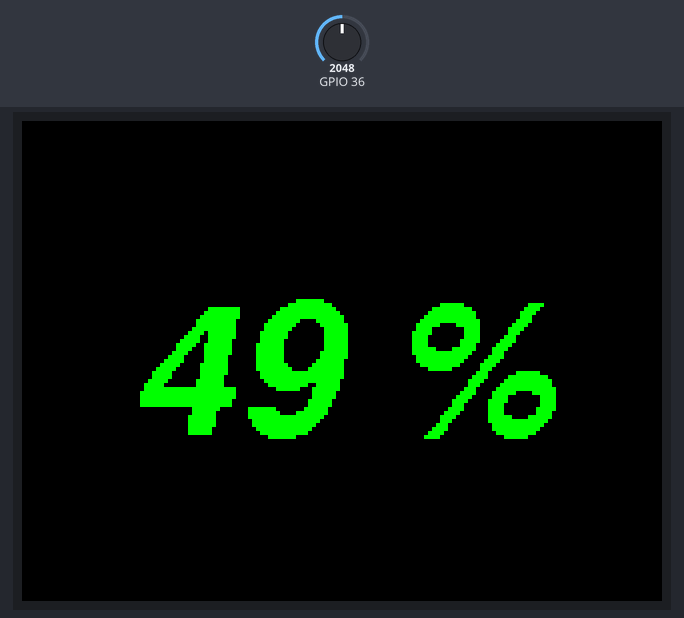
This sketch was run on a simulated ESP32. Parts: 320×240 colour display. The inputs (shaded band) are chosen by the test bench; at power-on: GPIO 36 = 2048. WiFi joins after 1.5 s; servers stay silent unless stated; no MQTT or app messages arrive unless stated; what the sketch prints to the serial monitor is not drawn.

Above: at 2.9 s.
3.0 s: GPIO 36 set to 2137
At 4.3 s:
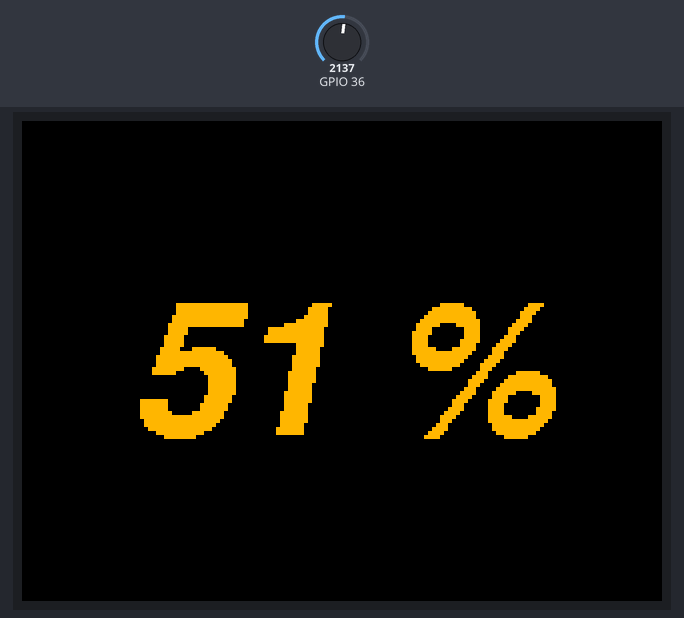
4.6 s: GPIO 36 set to 3250
At 5.8 s:
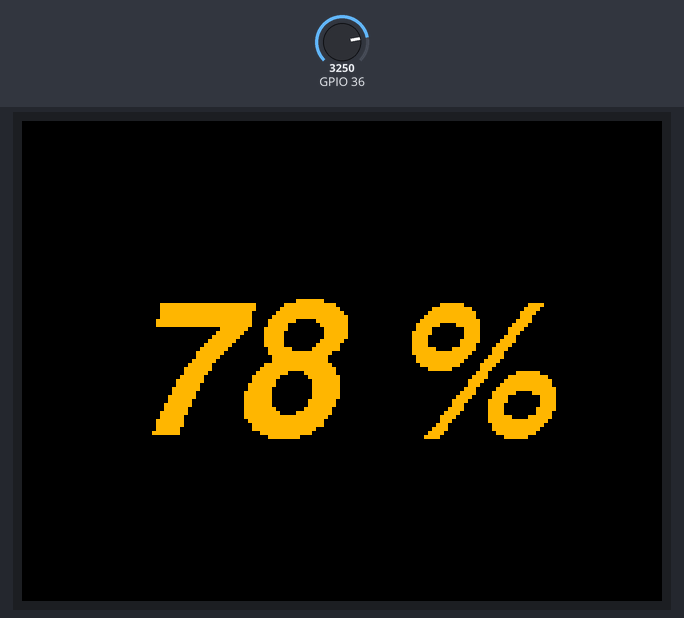
6.1 s: GPIO 36 set to 3366
At 7.4 s:
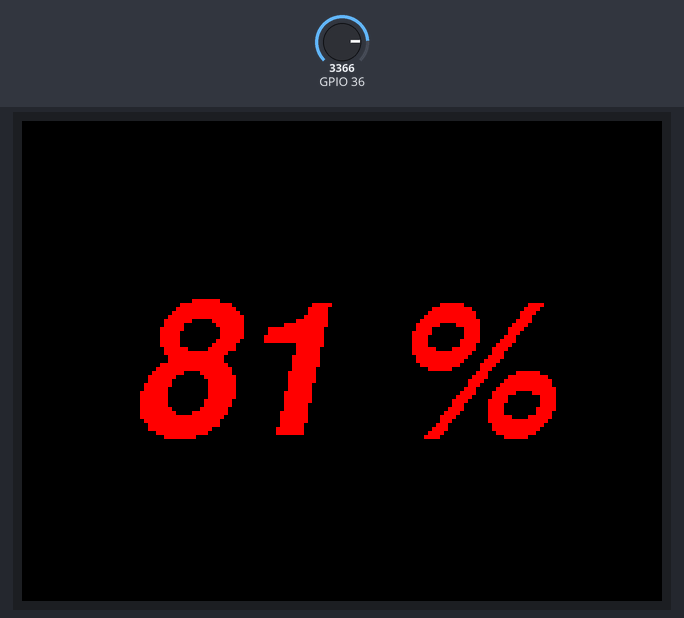
7.7 s: GPIO 36 set to 901
At 8.7 s:
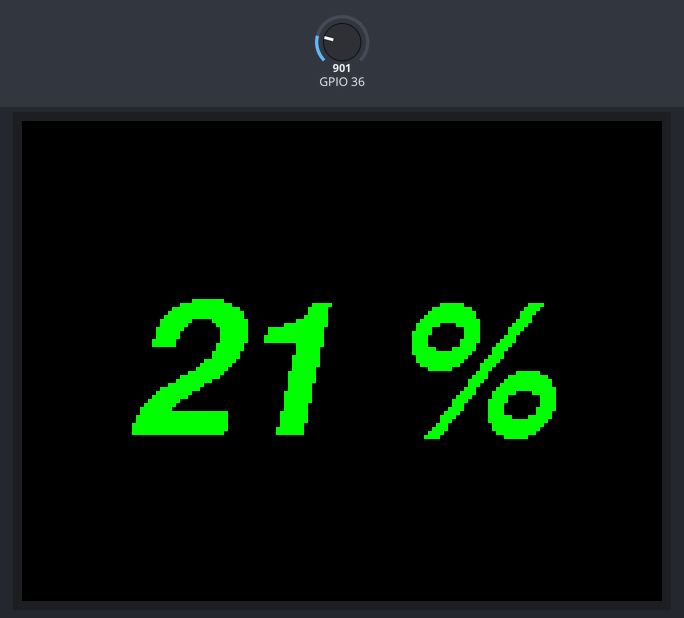
9.2 s: GPIO 36 set to 789
At 10.1 s:
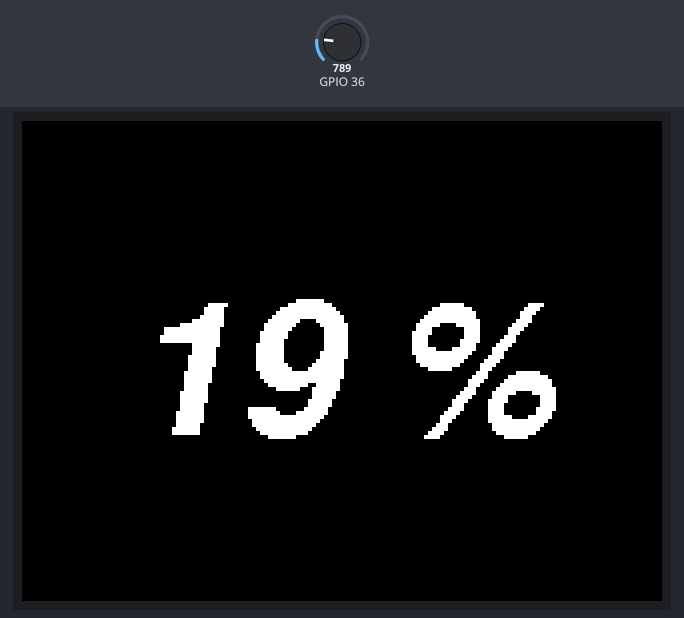
Timing chart, 0 to 12.2 s (numbered marks = the images above; inputs shaded):
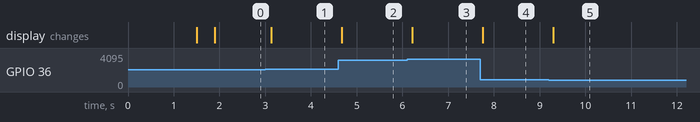

Measured:
- the behaviour switches between 2068 and 2069 on GPIO 36 (found by bisection; images 0 and 1)
- the behaviour switches between 3309 and 3310 on GPIO 36 (found by bisection; images 2 and 3)
- the behaviour switches between 828 and 827 on GPIO 36 (found by bisection; images 4 and 5)
- after the input at 3.0 s, the display: changes after 0.13 s (image 1)
- after the input at 4.6 s, the display: changes after 0.07 s (image 2)
- after the input at 6.1 s, the display: changes after 0.11 s (image 3)
- after the input at 7.7 s, the display: changes after 0.05 s (image 4)
- after the input at 9.2 s, the display: changes after 0.09 s (image 5)

The sketch:

ESP_TFT_v0.ino
```cpp
#include <PubSubClient.h>

#include <TFT_eSPI.h>
#include "FreeFonts.h"
#include <SPI.h>


#include <WiFi.h>
const char* ssid = "YecidAP";
const char* password = "autocad2013";

WiFiClient espClient;
//const char* mqtt_server = "10.41.67.206";
const char* mqtt_server = "192.168.43.1";
PubSubClient client(espClient);

using namespace std;

TFT_eSPI tft = TFT_eSPI();

#define X TFT_HEIGHT
#define Y TFT_WIDTH

void callbackMQTT(char* topic, byte* message, unsigned int length) {
  Serial.print("Message arrived on topic: ");
  Serial.print(topic);
  Serial.print(". Message: ");
  String messageTemp;

  for (int i = 0; i < length; i++) {
    Serial.print((char)message[i]);
    messageTemp += (char)message[i];
  }
  Serial.println();

  // Feel free to add more if statements to control more GPIOs with MQTT

  // If a message is received on the topic esp32/output, you check if the message is either "on" or "off".
  // Changes the output state according to the message
  if (String(topic) == "esp32/output") {
    Serial.print("Changing output to ");
    if(messageTemp == "on"){
      Serial.println("on");
    }
    else if(messageTemp == "off"){
      Serial.println("off");
    }
  }
}

void reconnect() {
  // Loop until we're reconnected
  while (!client.connected()) {
    Serial.print("Attempting MQTT connection...");
    // Attempt to connect
    if (client.connect("ESP8266Client")) {
      Serial.println("connected");
      // Subscribe
      client.subscribe("esp32/output");
    } else {
      Serial.print("failed, rc=");
      Serial.print(client.state());
      Serial.println(" try again in 5 seconds");
      // Wait 5 seconds before retrying
      delay(1000);
    }
  }
}

void setup() {
  Serial.begin(115200);

  WiFi.mode(WIFI_MODE_STA);
  WiFi.begin(ssid, password);


  while (WiFi.status() != WL_CONNECTED) {
    delay(500);
    Serial.print(".");
  }

  Serial.println("WiFi conectada.");
  Serial.println("Endereço de IP: ");
  Serial.println(WiFi.localIP());

  client.setServer(mqtt_server, 1883);
  client.setCallback(callbackMQTT);

  tft.init();
  tft.setRotation(3);
  tft.setTextDatum(MC_DATUM);


  tft.fillScreen(TFT_BLACK);
  tft.setTextColor(TFT_WHITE,TFT_BLACK);

  tft.setFreeFont(FSSBO24);
  tft.setTextSize(2);

  // tft.printf("%2d %%",7);

}

void setHumidity(int H){
  static char txt_humidity[10];

  if(H>= 00 && H< 20) tft.setTextColor(TFT_WHITE,TFT_BLACK);
  if(H>= 20 && H< 50) tft.setTextColor(TFT_GREEN,TFT_BLACK);
  if(H>= 50 && H< 80) tft.setTextColor(TFT_ORANGE,TFT_BLACK);
  if(H>= 80 && H<=99) tft.setTextColor(TFT_RED,TFT_BLACK);

  sprintf(txt_humidity," %2d %%  ",H);
  tft.drawString(txt_humidity, X/2, Y/2);
}

int getHumidity(){
  return (analogRead(36)/4095.0f)*99;
}

int H[2] = {0,-1};
void loop() {

    if (!client.connected()) {
      tft.fillScreen(TFT_BLACK);
    reconnect();
  }
  client.loop();

    if((H[0] = getHumidity()) != H[1]){
      setHumidity(H[0]);

      static char txt_mqtt[10];
      sprintf(txt_mqtt,"%2d %%",H[0]);
      client.publish("esp32/temperature", txt_mqtt );
      H[1] = H[0];
    }

    delay(100);
}
```

FreeFonts.h
```cpp
// Attach this header file to your sketch to use the GFX Free Fonts. You can write
// sketches without it, but it makes referencing them easier.

// This calls up ALL the fonts but they only get loaded if you actually
// use them in your sketch.
//
// No changes are needed to this header file unless new fonts are added to the
// library "Fonts/GFXFF" folder.
//
// To save a lot of typing long names, each font can easily be referenced in the
// sketch in three ways, either with:
//
//    1. Font file name with the & in front such as &FreeSansBoldOblique24pt7b
//       an example being:
//
//       tft.setFreeFont(&FreeSansBoldOblique24pt7b);
//
//    2. FF# where # is a number determined by looking at the list below
//       an example being:
//
//       tft.setFreeFont(FF32);
//
//    3. An abbreviation of the file name. Look at the list below to see
//       the abbreviations used, for example:
//
//       tft.setFreeFont(FSSBO24)
//
//       Where the letters mean:
//       F = Free font
//       M = Mono
//      SS = Sans Serif (double S to distinguish is form serif fonts)
//       S = Serif
//       B = Bold
//       O = Oblique (letter O not zero)
//       I = Italic
//       # =  point size, either 9, 12, 18 or 24
//
//  Setting the font to NULL will select the GLCD font:
//
//      tft.setFreeFont(NULL); // Set font to GLCD


#ifdef LOAD_GFXFF // Only include the fonts if LOAD_GFXFF is defined in User_Setup.h

// Use these when printing or drawing text in GLCD and high rendering speed fonts
// Call up the font using tft.setTextFont()
#define GFXFF 1
#define GLCD  0
#define FONT2 2
#define FONT4 4
#define FONT6 6
#define FONT7 7
#define FONT8 8

// Use the following when calling tft.setFreeFont()
//
// Reserved for GLCD font  // FF0
//

#define TT1 &TomThumb

#define FM9 &FreeMono9pt7b
#define FM12 &FreeMono12pt7b
#define FM18 &FreeMono18pt7b
#define FM24 &FreeMono24pt7b

#define FMB9 &FreeMonoBold9pt7b
#define FMB12 &FreeMonoBold12pt7b
#define FMB18 &FreeMonoBold18pt7b
#define FMB24 &FreeMonoBold24pt7b

#define FMO9 &FreeMonoOblique9pt7b
#define FMO12 &FreeMonoOblique12pt7b
#define FMO18 &FreeMonoOblique18pt7b
#define FMO24 &FreeMonoOblique24pt7b

#define FMBO9 &FreeMonoBoldOblique9pt7b
#define FMBO12 &FreeMonoBoldOblique12pt7b
#define FMBO18 &FreeMonoBoldOblique18pt7b
#define FMBO24 &FreeMonoBoldOblique24pt7b

#define FSS9 &FreeSans9pt7b
#define FSS12 &FreeSans12pt7b
#define FSS18 &FreeSans18pt7b
#define FSS24 &FreeSans24pt7b

#define FSSB9 &FreeSansBold9pt7b
#define FSSB12 &FreeSansBold12pt7b
#define FSSB18 &FreeSansBold18pt7b
#define FSSB24 &FreeSansBold24pt7b

#define FSSO9 &FreeSansOblique9pt7b
#define FSSO12 &FreeSansOblique12pt7b
#define FSSO18 &FreeSansOblique18pt7b
#define FSSO24 &FreeSansOblique24pt7b

#define FSSBO9 &FreeSansBoldOblique9pt7b
#define FSSBO12 &FreeSansBoldOblique12pt7b
#define FSSBO18 &FreeSansBoldOblique18pt7b
#define FSSBO24 &FreeSansBoldOblique24pt7b

#define FS9 &FreeSerif9pt7b
#define FS12 &FreeSerif12pt7b
#define FS18 &FreeSerif18pt7b
#define FS24 &FreeSerif24pt7b

#define FSI9 &FreeSerifItalic9pt7b
#define FSI12 &FreeSerifItalic12pt7b
#define FSI19 &FreeSerifItalic18pt7b
#define FSI24 &FreeSerifItalic24pt7b

#define FSB9 &FreeSerifBold9pt7b
#define FSB12 &FreeSerifBold12pt7b
#define FSB18 &FreeSerifBold18pt7b
#define FSB24 &FreeSerifBold24pt7b

#define FSBI9 &FreeSerifBoldItalic9pt7b
#define FSBI12 &FreeSerifBoldItalic12pt7b
#define FSBI18 &FreeSerifBoldItalic18pt7b
#define FSBI24 &FreeSerifBoldItalic24pt7b

#define FF0 NULL //ff0 reserved for GLCD
#define FF1 &FreeMono9pt7b
#define FF2 &FreeMono12pt7b
#define FF3 &FreeMono18pt7b
#define FF4 &FreeMono24pt7b

#define FF5 &FreeMonoBold9pt7b
#define FF6 &FreeMonoBold12pt7b
#define FF7 &FreeMonoBold18pt7b
#define FF8 &FreeMonoBold24pt7b

#define FF9 &FreeMonoOblique9pt7b
#define FF10 &FreeMonoOblique12pt7b
#define FF11 &FreeMonoOblique18pt7b
#define FF12 &FreeMonoOblique24pt7b

#define FF13 &FreeMonoBoldOblique9pt7b
#define FF14 &FreeMonoBoldOblique12pt7b
#define FF15 &FreeMonoBoldOblique18pt7b
#define FF16 &FreeMonoBoldOblique24pt7b

#define FF17 &FreeSans9pt7b
#define FF18 &FreeSans12pt7b
#define FF19 &FreeSans18pt7b
#define FF20 &FreeSans24pt7b

#define FF21 &FreeSansBold9pt7b
#define FF22 &FreeSansBold12pt7b
#define FF23 &FreeSansBold18pt7b
#define FF24 &FreeSansBold24pt7b

#define FF25 &FreeSansOblique9pt7b
#define FF26 &FreeSansOblique12pt7b
#define FF27 &FreeSansOblique18pt7b
#define FF28 &FreeSansOblique24pt7b

#define FF29 &FreeSansBoldOblique9pt7b
#define FF30 &FreeSansBoldOblique12pt7b
#define FF31 &FreeSansBoldOblique18pt7b
#define FF32 &FreeSansBoldOblique24pt7b

#define FF33 &FreeSerif9pt7b
#define FF34 &FreeSerif12pt7b
#define FF35 &FreeSerif18pt7b
#define FF36 &FreeSerif24pt7b

#define FF37 &FreeSerifItalic9pt7b
#define FF38 &FreeSerifItalic12pt7b
#define FF39 &FreeSerifItalic18pt7b
#define FF40 &FreeSerifItalic24pt7b

#define FF41 &FreeSerifBold9pt7b
#define FF42 &FreeSerifBold12pt7b
#define FF43 &FreeSerifBold18pt7b
#define FF44 &FreeSerifBold24pt7b

#define FF45 &FreeSerifBoldItalic9pt7b
#define FF46 &FreeSerifBoldItalic12pt7b
#define FF47 &FreeSerifBoldItalic18pt7b
#define FF48 &FreeSerifBoldItalic24pt7b

// >>>>>>>>>>>>>>>>>>>>>>>>>>>>>>>>>>>>>>>>>>>>>>>>>>>>>>>>>>>>>>>>>>>>>>>>>>>>>>>>>
// Now we define "s"tring versions for easy printing of the font name so:
//   tft.println(sFF5);
// will print
//   Mono bold 9
// >>>>>>>>>>>>>>>>>>>>>>>>>>>>>>>>>>>>>>>>>>>>>>>>>>>>>>>>>>>>>>>>>>>>>>>>>>>>>>>>>

#define sFF0 "GLCD"
#define sTT1 "Tom Thumb"
#define sFF1 "Mono 9"
#define sFF2 "Mono 12"
#define sFF3 "Mono 18"
#define sFF4 "Mono 24"

#define sFF5 "Mono bold 9"
#define sFF6 "Mono bold 12"
#define sFF7 "Mono bold 18"
#define sFF8 "Mono bold 24"

#define sFF9 "Mono oblique 9"
#define sFF10 "Mono oblique 12"
#define sFF11 "Mono oblique 18"
#define sFF12 "Mono oblique 24"

#define sFF13 "Mono bold oblique 9"
#define sFF14 "Mono bold oblique 12"
#define sFF15 "Mono bold oblique 18"
#define sFF16 "Mono bold oblique 24" // Full text line is too big for 480 pixel wide screen

#define sFF17 "Sans 9"
#define sFF18 "Sans 12"
#define sFF19 "Sans 18"
#define sFF20 "Sans 24"

#define sFF21 "Sans bold 9"
#define sFF22 "Sans bold 12"
#define sFF23 "Sans bold 18"
#define sFF24 "Sans bold 24"

#define sFF25 "Sans oblique 9"
#define sFF26 "Sans oblique 12"
#define sFF27 "Sans oblique 18"
#define sFF28 "Sans oblique 24"

#define sFF29 "Sans bold oblique 9"
#define sFF30 "Sans bold oblique 12"
#define sFF31 "Sans bold oblique 18"
#define sFF32 "Sans bold oblique 24"

#define sFF33 "Serif 9"
#define sFF34 "Serif 12"
#define sFF35 "Serif 18"
#define sFF36 "Serif 24"

#define sFF37 "Serif italic 9"
#define sFF38 "Serif italic 12"
#define sFF39 "Serif italic 18"
#define sFF40 "Serif italic 24"

#define sFF41 "Serif bold 9"
#define sFF42 "Serif bold 12"
#define sFF43 "Serif bold 18"
#define sFF44 "Serif bold 24"

#define sFF45 "Serif bold italic 9"
#define sFF46 "Serif bold italic 12"
#define sFF47 "Serif bold italic 18"
#define sFF48 "Serif bold italic 24"

#else // LOAD_GFXFF not defined so setup defaults to prevent error messages

// >>>>>>>>>>>>>>>>>>>>>>>>>>>>>>>>>>>>>>>>>>>>>>>>>>>>>>>>>>>>>>>>>>>>>>>>>>>>>>>>>
// Free fonts are not loaded in User_Setup.h so we must define all as font 1
// to prevent compile error messages
// >>>>>>>>>>>>>>>>>>>>>>>>>>>>>>>>>>>>>>>>>>>>>>>>>>>>>>>>>>>>>>>>>>>>>>>>>>>>>>>>>

#define GFXFF 1
#define GLCD  1
#define FONT2 2
#define FONT4 4
#define FONT6 6
#define FONT7 7
#define FONT8 8

#define TT1 1

#define FF0 1
#define FF1 1
#define FF2 1
#define FF3 1
#define FF4 1
#define FF5 1
#define FF6 1
#define FF7 1
#define FF8 1
#define FF9 1
#define FF10 1
#define FF11 1
#define FF12 1
#define FF13 1
#define FF14 1
#define FF15 1
#define FF16 1
#define FF17 1
#define FF18 1
#define FF19 1
#define FF20 1
#define FF21 1
#define FF22 1
#define FF23 1
#define FF24 1
#define FF25 1
#define FF26 1
#define FF27 1
#define FF28 1
#define FF29 1
#define FF30 1
#define FF31 1
#define FF32 1
#define FF33 1
#define FF34 1
#define FF35 1
#define FF36 1
#define FF37 1
#define FF38 1
#define FF39 1
#define FF40 1
#define FF41 1
#define FF42 1
#define FF43 1
#define FF44 1
#define FF45 1
#define FF46 1
#define FF47 1
#define FF48 1

#define FM9  1
#define FM12 1
#define FM18 1
#define FM24 1

#define FMB9  1
#define FMB12 1
#define FMB18 1
#define FMB24 1

#define FMO9  1
#define FMO12 1
#define FMO18 1
#define FMO24 1

#define FMBO9  1
#define FMBO12 1
#define FMBO18 1
#define FMBO24 1

#define FSS9  1
#define FSS12 1
#define FSS18 1
#define FSS24 1

#define FSSB9  1
#define FSSB12 1
#define FSSB18 1
#define FSSB24 1

#define FSSO9  1
#define FSSO12 1
#define FSSO18 1
#define FSSO24 1

#define FSSBO9  1
#define FSSBO12 1
#define FSSBO18 1
#define FSSBO24 1

#define FS9  1
#define FS12 1
#define FS18 1
#define FS24 1

#define FSI9  1
#define FSI12 1
#define FSI19 1
#define FSI24 1

#define FSB9  1
#define FSB12 1
#define FSB18 1
#define FSB24 1

#define FSBI9  1
#define FSBI12 1
#define FSBI18 1
#define FSBI24 1

#endif // LOAD_GFXFF
```
